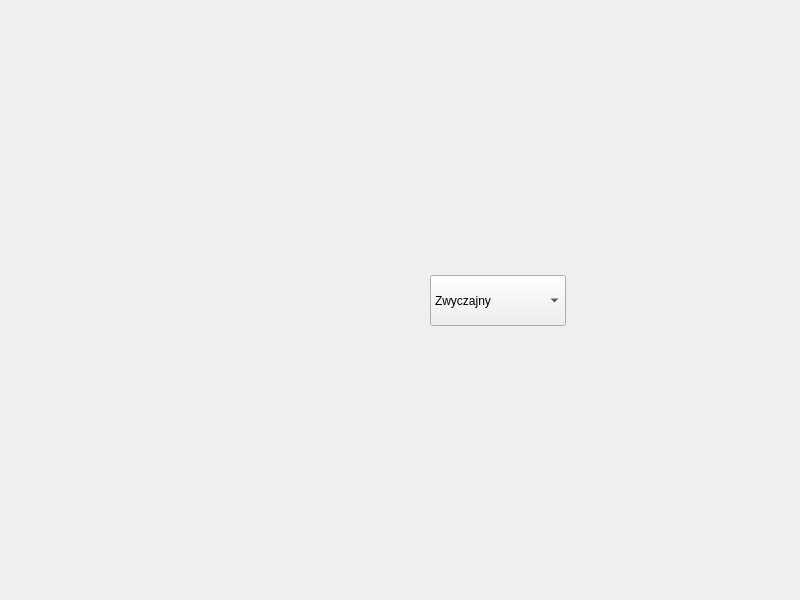
<?xml version="1.0" encoding="UTF-8"?>
<ui version="4.0">
 <class>CreateNewWindow</class>
 <widget class="QWidget" name="CreateNewWindow">
  <property name="geometry">
   <rect>
    <x>0</x>
    <y>0</y>
    <width>800</width>
    <height>600</height>
   </rect>
  </property>
  <property name="windowTitle">
   <string>Form</string>
  </property>
  <widget class="QComboBox" name="comboBox">
   <property name="geometry">
    <rect>
     <x>430</x>
     <y>275</y>
     <width>136</width>
     <height>51</height>
    </rect>
   </property>
   <item>
    <property name="text">
     <string>Zwyczajny</string>
    </property>
   </item>
   <item>
    <property name="text">
     <string notr="true">SFML</string>
    </property>
   </item>
   <item>
    <property name="text">
     <string notr="true">OpenCV</string>
    </property>
   </item>
   <item>
    <property name="text">
     <string notr="true">Boost</string>
    </property>
   </item>
  </widget>
 </widget>
 <resources/>
 <connections/>
</ui>
